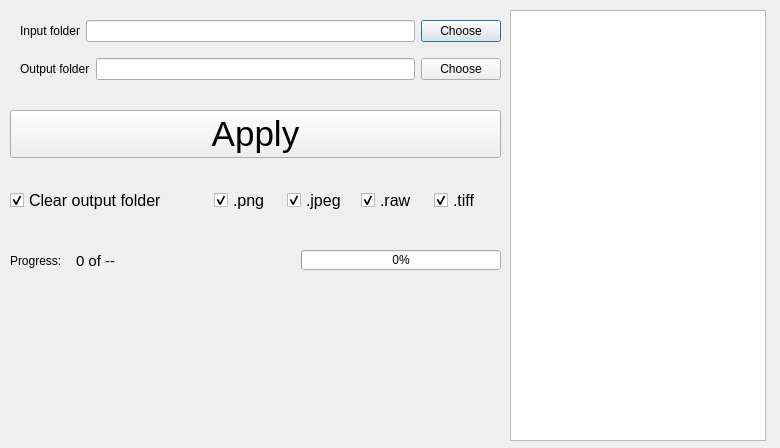
<?xml version="1.0" encoding="UTF-8"?>
<ui version="4.0">
 <class>AllMode</class>
 <widget class="QDialog" name="AllMode">
  <property name="geometry">
   <rect>
    <x>0</x>
    <y>0</y>
    <width>780</width>
    <height>448</height>
   </rect>
  </property>
  <property name="sizePolicy">
   <sizepolicy hsizetype="Minimum" vsizetype="Minimum">
    <horstretch>0</horstretch>
    <verstretch>0</verstretch>
   </sizepolicy>
  </property>
  <property name="minimumSize">
   <size>
    <width>0</width>
    <height>0</height>
   </size>
  </property>
  <property name="maximumSize">
   <size>
    <width>10000</width>
    <height>10000</height>
   </size>
  </property>
  <property name="windowTitle">
   <string>AllMode</string>
  </property>
  <property name="modal">
   <bool>true</bool>
  </property>
  <widget class="QWidget" name="horizontalLayoutWidget">
   <property name="geometry">
    <rect>
     <x>10</x>
     <y>180</y>
     <width>491</width>
     <height>41</height>
    </rect>
   </property>
   <layout class="QHBoxLayout" name="horizontalLayout">
    <item>
     <widget class="QCheckBox" name="checkBox_5">
      <property name="font">
       <font>
        <family>Arial</family>
        <pointsize>12</pointsize>
       </font>
      </property>
      <property name="text">
       <string>Clear output folder</string>
      </property>
      <property name="checked">
       <bool>true</bool>
      </property>
     </widget>
    </item>
    <item>
     <spacer name="horizontalSpacer">
      <property name="orientation">
       <enum>Qt::Horizontal</enum>
      </property>
      <property name="sizeType">
       <enum>QSizePolicy::Fixed</enum>
      </property>
      <property name="sizeHint" stdset="0">
       <size>
        <width>40</width>
        <height>10</height>
       </size>
      </property>
     </spacer>
    </item>
    <item>
     <widget class="QCheckBox" name="checkBox">
      <property name="font">
       <font>
        <family>Arial</family>
        <pointsize>12</pointsize>
       </font>
      </property>
      <property name="text">
       <string>.png</string>
      </property>
      <property name="checked">
       <bool>true</bool>
      </property>
     </widget>
    </item>
    <item>
     <widget class="QCheckBox" name="checkBox_2">
      <property name="enabled">
       <bool>true</bool>
      </property>
      <property name="font">
       <font>
        <family>Arial</family>
        <pointsize>12</pointsize>
       </font>
      </property>
      <property name="mouseTracking">
       <bool>true</bool>
      </property>
      <property name="text">
       <string>.jpeg</string>
      </property>
      <property name="checked">
       <bool>true</bool>
      </property>
      <property name="autoRepeat">
       <bool>false</bool>
      </property>
     </widget>
    </item>
    <item>
     <widget class="QCheckBox" name="checkBox_3">
      <property name="font">
       <font>
        <family>Arial</family>
        <pointsize>12</pointsize>
       </font>
      </property>
      <property name="text">
       <string>.raw</string>
      </property>
      <property name="checked">
       <bool>true</bool>
      </property>
     </widget>
    </item>
    <item>
     <widget class="QCheckBox" name="checkBox_4">
      <property name="font">
       <font>
        <family>Arial</family>
        <pointsize>12</pointsize>
       </font>
      </property>
      <property name="text">
       <string>.tiff</string>
      </property>
      <property name="checked">
       <bool>true</bool>
      </property>
     </widget>
    </item>
   </layout>
  </widget>
  <widget class="QWidget" name="verticalLayoutWidget">
   <property name="geometry">
    <rect>
     <x>20</x>
     <y>10</y>
     <width>481</width>
     <height>81</height>
    </rect>
   </property>
   <layout class="QVBoxLayout" name="verticalLayout">
    <item>
     <layout class="QHBoxLayout" name="horizontalLayout_2">
      <item>
       <widget class="QLabel" name="label_2">
        <property name="text">
         <string>Input folder</string>
        </property>
       </widget>
      </item>
      <item>
       <widget class="QLineEdit" name="lineEdit">
        <property name="text">
         <string/>
        </property>
       </widget>
      </item>
      <item>
       <widget class="QPushButton" name="pushButton">
        <property name="text">
         <string>Choose</string>
        </property>
       </widget>
      </item>
     </layout>
    </item>
    <item>
     <layout class="QHBoxLayout" name="horizontalLayout_3">
      <item>
       <widget class="QLabel" name="label">
        <property name="text">
         <string>Output folder</string>
        </property>
       </widget>
      </item>
      <item>
       <widget class="QLineEdit" name="lineEdit_2"/>
      </item>
      <item>
       <widget class="QPushButton" name="pushButton_2">
        <property name="text">
         <string>Choose</string>
        </property>
       </widget>
      </item>
     </layout>
    </item>
   </layout>
  </widget>
  <widget class="QWidget" name="horizontalLayoutWidget_2">
   <property name="geometry">
    <rect>
     <x>10</x>
     <y>240</y>
     <width>491</width>
     <height>41</height>
    </rect>
   </property>
   <layout class="QHBoxLayout" name="horizontalLayout_4">
    <item>
     <widget class="QLabel" name="label_4">
      <property name="maximumSize">
       <size>
        <width>60</width>
        <height>16777215</height>
       </size>
      </property>
      <property name="font">
       <font>
        <pointsize>9</pointsize>
       </font>
      </property>
      <property name="text">
       <string>Progress: </string>
      </property>
     </widget>
    </item>
    <item>
     <widget class="QLabel" name="label_5">
      <property name="font">
       <font>
        <pointsize>11</pointsize>
       </font>
      </property>
      <property name="text">
       <string>0 of --</string>
      </property>
     </widget>
    </item>
    <item>
     <widget class="QProgressBar" name="progressBar">
      <property name="maximumSize">
       <size>
        <width>200</width>
        <height>20</height>
       </size>
      </property>
      <property name="value">
       <number>0</number>
      </property>
     </widget>
    </item>
   </layout>
  </widget>
  <widget class="QPushButton" name="pushButton_4">
   <property name="geometry">
    <rect>
     <x>10</x>
     <y>110</y>
     <width>491</width>
     <height>48</height>
    </rect>
   </property>
   <property name="font">
    <font>
     <family>Arial</family>
     <pointsize>26</pointsize>
    </font>
   </property>
   <property name="text">
    <string>Apply</string>
   </property>
  </widget>
  <widget class="QListWidget" name="listWidget">
   <property name="geometry">
    <rect>
     <x>510</x>
     <y>10</y>
     <width>256</width>
     <height>431</height>
    </rect>
   </property>
   <property name="autoScrollMargin">
    <number>16</number>
   </property>
   <property name="alternatingRowColors">
    <bool>true</bool>
   </property>
   <property name="iconSize">
    <size>
     <width>90</width>
     <height>70</height>
    </size>
   </property>
   <property name="flow">
    <enum>QListView::LeftToRight</enum>
   </property>
   <property name="gridSize">
    <size>
     <width>110</width>
     <height>100</height>
    </size>
   </property>
   <property name="viewMode">
    <enum>QListView::IconMode</enum>
   </property>
   <property name="modelColumn">
    <number>0</number>
   </property>
   <property name="batchSize">
    <number>15</number>
   </property>
  </widget>
 </widget>
 <resources/>
 <connections/>
</ui>
